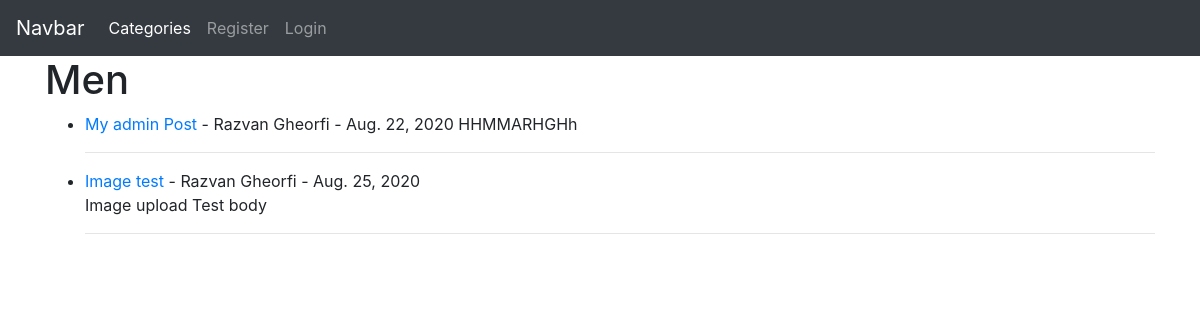
/category/Men, run on an earlier commit of the app's database.
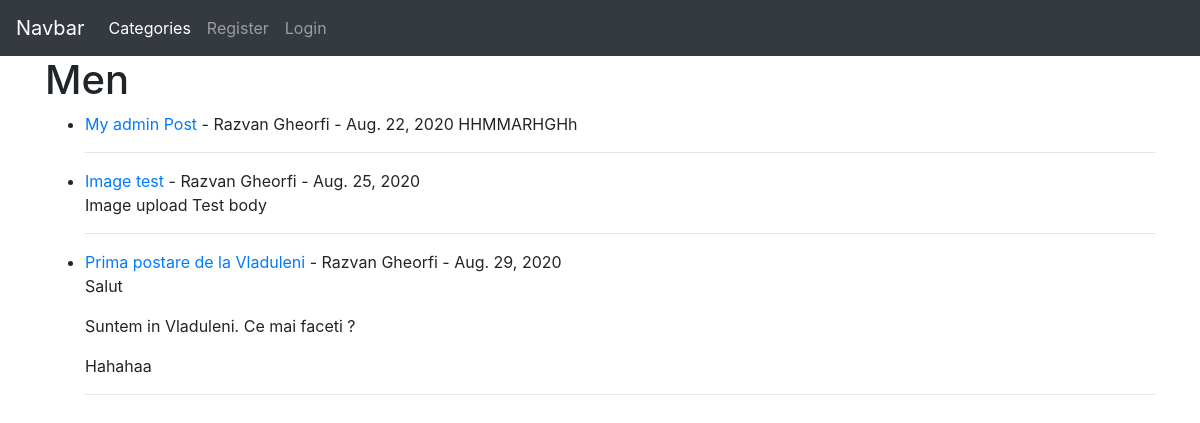
And on a later commit of the database.
### main/models.py (models this page shows, shortened)
class Post(models.Model):
    title = models.CharField(max_length=255)
    header_image = models.ImageField(null=True, blank=True, upload_to="images/")
    author = models.ForeignKey(User, on_delete=models.CASCADE)
    body = RichTextField(blank=True, null=True)
    post_date = models.DateField(auto_now_add=True)
    category = models.CharField(max_length=255, default='coding')
    likes = models.ManyToManyField(User, related_name='blog_posts')
    snippet = models.CharField(max_length=255)

### main/views.py (the view)
# urls.py: path('category/<str:cats>', CategoryView, name='category'),
def CategoryView(request, cats):
    category_posts = Post.objects.filter(category=cats)
    return render(request, 'categories.html', {'cats':cats, 'category_posts':category_posts})

### main/templates/categories.html (shortened to what this page needs)
{% extends 'base.html' %}
{% block content %}
<h1>{{ cats|title }}</h1>
{% if category_posts %}
<ul>
  {% for post in category_posts %}
      <li>
        <a href="{% url 'article_detail' post.pk %}">{{ post.title }}</a>
        - {{ post.author.first_name }}
        {{ post.author.last_name }} - {{ post.post_date }}
        {{ post.body|slice:"200"|safe }}
        <hr>
      </li>
  {% endfor %}
</ul>
{% else %}
    <h2>This Category Does Not Exists....</h2>
{% endif %}
{% endblock %}

What changed in the data, as far as the page shows it:
added Post: title "Prima postare de la Vladuleni", author.first_name "Razvan", author.last_name "Gheorfi", post_date "Aug. 29, 2020", body "Salut Suntem in Vladuleni. Ce mai faceti ? Hahahaa"
